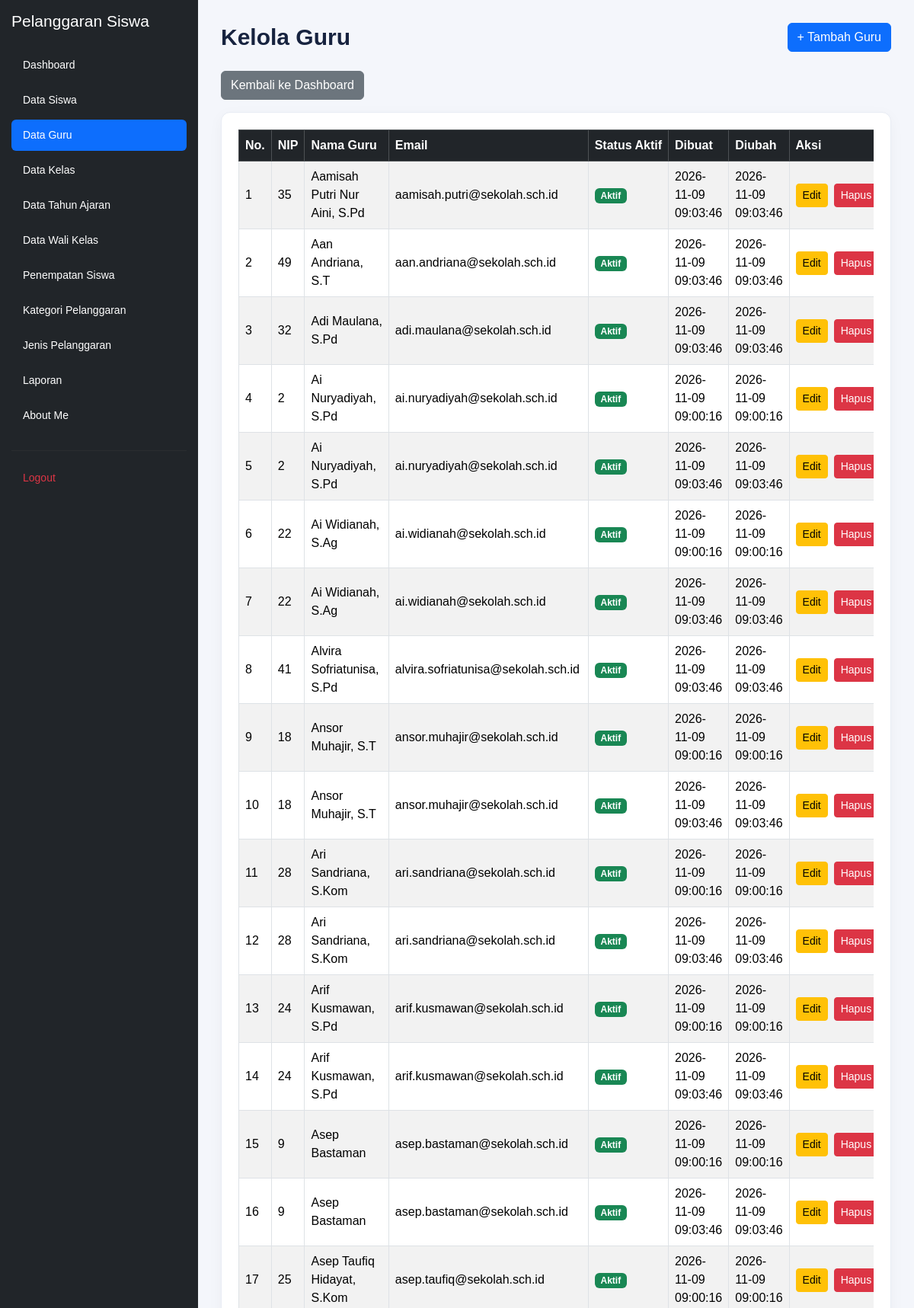
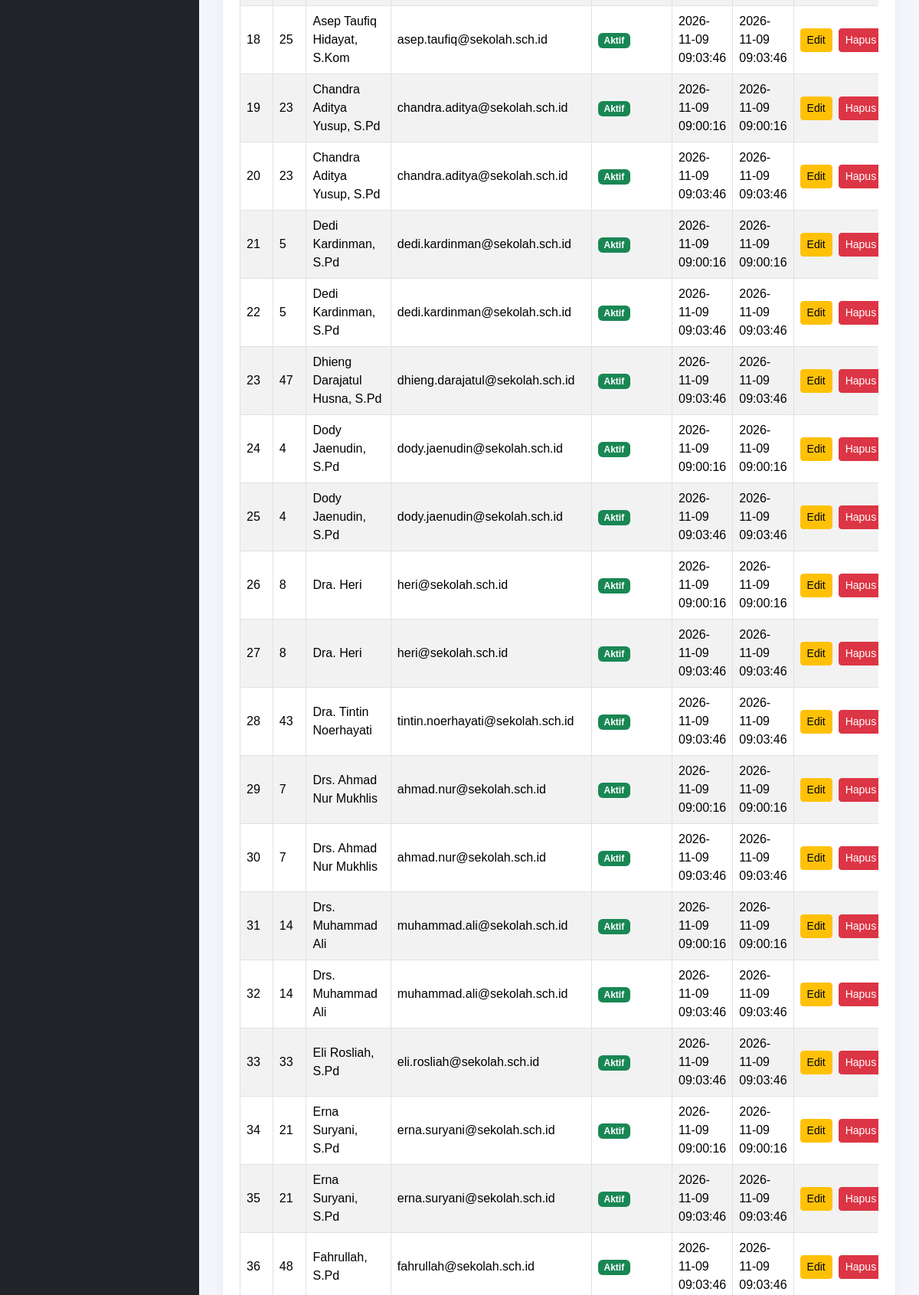
Page /kelola_guru.php (signed in, upper part) on the committed database (2 pictures, top to bottom).
### tables this page shows
CREATE TABLE `t_guru` (
  `id` int(11) NOT NULL,
  `nip` varchar(30) NOT NULL,
  `nama` varchar(150) DEFAULT NULL,
  `email` varchar(150) NOT NULL,
  `status_aktif` tinyint(1) NOT NULL,
  `user_id` int(11) NOT NULL,
  `created_at` timestamp NOT NULL DEFAULT current_timestamp(),
  `updated_at` timestamp NOT NULL DEFAULT current_timestamp()
);

### kelola_guru.php (the view, shortened to what this page needs)
<?php
include 'config/koneksi.php';
$sql = "SELECT * FROM t_guru ORDER BY nama ASC";
$hasil = mysqli_query($koneksi, $sql);
?>
<!DOCTYPE html>
<html lang="id">
<head>
    <link href="https://cdn.jsdelivr.net/npm/bootstrap@5.3.8/dist/css/bootstrap.min.css"
          rel="stylesheet">
    <link href="https://cdn.datatables.net/2.3.4/css/dataTables.bootstrap5.min.css"
          rel="stylesheet">
    <link rel="stylesheet" href="layout/style.css">
</head>
<body>
<div class="app-layout">
    <?php include 'layout/sidebar.php'; ?>
    <main class="content-area">
        <div class="page-header">
            <h1 class="page-title">Kelola Guru</h1>
            <a href="tambah_guru.php" class="btn btn-primary">
                + Tambah Guru
            </a>
        </div>
        <div class="mb-3">
            <a href="dashboard.php" class="btn btn-secondary">
                Kembali ke Dashboard
            </a>
        </div>
        <div class="card table-card">
            <div class="card-body">
                <div class="table-responsive">
                    <table id="tabelGuru"
                           class="table table-striped table-bordered table-hover align-middle">
                        <thead class="table-dark">
                            <tr>
                                <th>No.</th>
                                <th>NIP</th>
                                <th>Nama Guru</th>
                                <th>Email</th>
                                <th>Status Aktif</th>
                                <th>Dibuat</th>
                                <th>Diubah</th>
                                <th>Aksi</th>
                            </tr>
                        </thead>
                        <tbody>
                            <?php
                            $no = 1;
                            while ($row = mysqli_fetch_assoc($hasil)) {
                            ?>
                            <tr>
                                <td><?= $no++ ?></td>
                                <td>
                                    <?= htmlspecialchars($row['nip'] ?? '') ?>
                                </td>
                                <td>
                                    <?= htmlspecialchars($row['nama'] ?? '') ?>
                                </td>
                                <td>
                                    <?= htmlspecialchars($row['email'] ?? '') ?>
                                </td>
                                <td>
                                    <?php if (($row['status_aktif'] ?? 0) == 1) { ?>
                                        <span class="badge bg-success">
                                            Aktif
                                        </span>
                                    <?php } else { ?>
                                        <span class="badge bg-danger">
                                            Tidak Aktif
                                        </span>
                                    <?php } ?>
                                </td>
                                <td>
                                    <?= htmlspecialchars($row['created_at'] ?? '') ?>
                                </td>
                                <td>
                                    <?= htmlspecialchars($row['updated_at'] ?? '') ?>
                                </td>
                                <td class="text-nowrap">
                                    <div class="d-flex gap-2">
                                        <a href="edit_guru.php?id=<?= urlencode((string)$row['id']) ?>"
                                           class="btn btn-warning btn-sm">
                                            Edit
                                        </a>
                                        <a href="hapus_guru.php?id=<?= urlencode((string)$row['id']) ?>"
                                           class="btn btn-danger btn-sm"
                                           onclick="return confirm('Yakin ingin menghapus data guru ini?');">
                                            Hapus
                                        </a>
                                    </div>
                                </td>
                            </tr>
                            <?php } ?>
                        </tbody>
                    </table>
                </div>
            </div>
        </div>
    </main>
</div>
</body>
</html>

### layout/style.css (style rules this page uses)
:root { --primary: #3659d9; --navy: #17233f; --background: #f4f6fb; --text-muted: #778198; --border: #e8ecf4; }
* { box-sizing: border-box; }
body { margin: 0; font-family: 'Poppins', sans-serif; background: var(--background); color: var(--navy); }
.page-header { margin-bottom: 28px; }
.page-title { font-size: 27px; font-weight: 700; margin-top: 7px; }

### kelola_guru.php (style rules this page uses)
.app-layout { display: flex; align-items: stretch; width: 100%; min-height: 100vh; }
.content-area { flex: 1 1 0; min-width: 0; padding: 30px; min-height: 100vh; background: #f4f6fb; }
.page-header { display: flex; justify-content: space-between; align-items: center; flex-wrap: wrap; gap: 15px; margin-bottom: 25px; }
.page-title { margin: 0; font-size: 30px; font-weight: 700; color: #17233f; }
.table-card { width: 100%; max-width: 100%; border: 1px solid #e8ecf4; border-radius: 12px; background: #fff; box-shadow: 0 5px 20px rgba(23, 35, 63, 0.04); }
.table-card .card-body { min-width: 0; padding: 22px; }
.table-responsive { width: 100%; }
#tabelGuru { width: 100% !important; }
#tabelGuru th { white-space: nowrap; vertical-align: middle; }
#tabelGuru td { vertical-align: middle; }

### rows in the picture
t_guru: nip "35", nama "Aamisah Putri Nur Aini, S.Pd", email "aamisah.putri@sekolah.sch.id", status_aktif "Aktif", created_at "2026-11-09 09:03:46", updated_at "2026-11-09 09:03:46"
t_guru: nip "49", nama "Aan Andriana, S.T", email "aan.andriana@sekolah.sch.id", status_aktif "Aktif", created_at "2026-11-09 09:03:46", updated_at "2026-11-09 09:03:46"
t_guru: nip "32", nama "Adi Maulana, S.Pd", email "adi.maulana@sekolah.sch.id", status_aktif "Aktif", created_at "2026-11-09 09:03:46", updated_at "2026-11-09 09:03:46"
t_guru: nip "2", nama "Ai Nuryadiyah, S.Pd", email "ai.nuryadiyah@sekolah.sch.id", status_aktif "Aktif", created_at "2026-11-09 09:00:16", updated_at "2026-11-09 09:00:16"
t_guru: nip "2", nama "Ai Nuryadiyah, S.Pd", email "ai.nuryadiyah@sekolah.sch.id", status_aktif "Aktif", created_at "2026-11-09 09:03:46", updated_at "2026-11-09 09:03:46"
t_guru: nip "22", nama "Ai Widianah, S.Ag", email "ai.widianah@sekolah.sch.id", status_aktif "Aktif", created_at "2026-11-09 09:00:16", updated_at "2026-11-09 09:00:16"
t_guru: nip "22", nama "Ai Widianah, S.Ag", email "ai.widianah@sekolah.sch.id", status_aktif "Aktif", created_at "2026-11-09 09:03:46", updated_at "2026-11-09 09:03:46"
t_guru: nip "41", nama "Alvira Sofriatunisa, S.Pd", email "alvira.sofriatunisa@sekolah.sch.id", status_aktif "Aktif", created_at "2026-11-09 09:03:46", updated_at "2026-11-09 09:03:46"
t_guru: nip "18", nama "Ansor Muhajir, S.T", email "ansor.muhajir@sekolah.sch.id", status_aktif "Aktif", created_at "2026-11-09 09:00:16", updated_at "2026-11-09 09:00:16"
t_guru: nip "18", nama "Ansor Muhajir, S.T", email "ansor.muhajir@sekolah.sch.id", status_aktif "Aktif", created_at "2026-11-09 09:03:46", updated_at "2026-11-09 09:03:46"
t_guru: nip "28", nama "Ari Sandriana, S.Kom", email "ari.sandriana@sekolah.sch.id", status_aktif "Aktif", created_at "2026-11-09 09:00:16", updated_at "2026-11-09 09:00:16"
t_guru: nip "28", nama "Ari Sandriana, S.Kom", email "ari.sandriana@sekolah.sch.id", status_aktif "Aktif", created_at "2026-11-09 09:03:46", updated_at "2026-11-09 09:03:46"
t_guru: nip "24", nama "Arif Kusmawan, S.Pd", email "arif.kusmawan@sekolah.sch.id", status_aktif "Aktif", created_at "2026-11-09 09:00:16", updated_at "2026-11-09 09:00:16"
t_guru: nip "24", nama "Arif Kusmawan, S.Pd", email "arif.kusmawan@sekolah.sch.id", status_aktif "Aktif", created_at "2026-11-09 09:03:46", updated_at "2026-11-09 09:03:46"
t_guru: nip "9", nama "Asep Bastaman", email "asep.bastaman@sekolah.sch.id", status_aktif "Aktif", created_at "2026-11-09 09:00:16", updated_at "2026-11-09 09:00:16"
t_guru: nip "9", nama "Asep Bastaman", email "asep.bastaman@sekolah.sch.id", status_aktif "Aktif", created_at "2026-11-09 09:03:46", updated_at "2026-11-09 09:03:46"
t_guru: nip "25", nama "Asep Taufiq Hidayat, S.Kom", email "asep.taufiq@sekolah.sch.id", status_aktif "Aktif", created_at "2026-11-09 09:00:16", updated_at "2026-11-09 09:00:16"
t_guru: nip "25", nama "Asep Taufiq Hidayat, S.Kom", email "asep.taufiq@sekolah.sch.id", status_aktif "Aktif", created_at "2026-11-09 09:03:46", updated_at "2026-11-09 09:03:46"
t_guru: nip "23", nama "Chandra Aditya Yusup, S.Pd", email "chandra.aditya@sekolah.sch.id", status_aktif "Aktif", created_at "2026-11-09 09:00:16", updated_at "2026-11-09 09:00:16"
t_guru: nip "23", nama "Chandra Aditya Yusup, S.Pd", email "chandra.aditya@sekolah.sch.id", status_aktif "Aktif", created_at "2026-11-09 09:03:46", updated_at "2026-11-09 09:03:46"
t_guru: nip "5", nama "Dedi Kardinman, S.Pd", email "dedi.kardinman@sekolah.sch.id", status_aktif "Aktif", created_at "2026-11-09 09:00:16", updated_at "2026-11-09 09:00:16"
t_guru: nip "5", nama "Dedi Kardinman, S.Pd", email "dedi.kardinman@sekolah.sch.id", status_aktif "Aktif", created_at "2026-11-09 09:03:46", updated_at "2026-11-09 09:03:46"
t_guru: nip "47", nama "Dhieng Darajatul Husna, S.Pd", email "dhieng.darajatul@sekolah.sch.id", status_aktif "Aktif", created_at "2026-11-09 09:03:46", updated_at "2026-11-09 09:03:46"
t_guru: nip "4", nama "Dody Jaenudin, S.Pd", email "dody.jaenudin@sekolah.sch.id", status_aktif "Aktif", created_at "2026-11-09 09:00:16", updated_at "2026-11-09 09:00:16"
t_guru: nip "4", nama "Dody Jaenudin, S.Pd", email "dody.jaenudin@sekolah.sch.id", status_aktif "Aktif", created_at "2026-11-09 09:03:46", updated_at "2026-11-09 09:03:46"
t_guru: nip "8", nama "Dra. Heri", email "heri@sekolah.sch.id", status_aktif "Aktif", created_at "2026-11-09 09:00:16", updated_at "2026-11-09 09:00:16"
t_guru: nip "8", nama "Dra. Heri", email "heri@sekolah.sch.id", status_aktif "Aktif", created_at "2026-11-09 09:03:46", updated_at "2026-11-09 09:03:46"
t_guru: nip "43", nama "Dra. Tintin Noerhayati", email "tintin.noerhayati@sekolah.sch.id", status_aktif "Aktif", created_at "2026-11-09 09:03:46", updated_at "2026-11-09 09:03:46"
t_guru: nip "7", nama "Drs. Ahmad Nur Mukhlis", email "ahmad.nur@sekolah.sch.id", status_aktif "Aktif", created_at "2026-11-09 09:00:16", updated_at "2026-11-09 09:00:16"
t_guru: nip "7", nama "Drs. Ahmad Nur Mukhlis", email "ahmad.nur@sekolah.sch.id", status_aktif "Aktif", created_at "2026-11-09 09:03:46", updated_at "2026-11-09 09:03:46"
t_guru: nip "14", nama "Drs. Muhammad Ali", email "muhammad.ali@sekolah.sch.id", status_aktif "Aktif", created_at "2026-11-09 09:00:16", updated_at "2026-11-09 09:00:16"
t_guru: nip "14", nama "Drs. Muhammad Ali", email "muhammad.ali@sekolah.sch.id", status_aktif "Aktif", created_at "2026-11-09 09:03:46", updated_at "2026-11-09 09:03:46"
t_guru: nip "33", nama "Eli Rosliah, S.Pd", email "eli.rosliah@sekolah.sch.id", status_aktif "Aktif", created_at "2026-11-09 09:03:46", updated_at "2026-11-09 09:03:46"
t_guru: nip "21", nama "Erna Suryani, S.Pd", email "erna.suryani@sekolah.sch.id", status_aktif "Aktif", created_at "2026-11-09 09:00:16", updated_at "2026-11-09 09:00:16"
t_guru: nip "21", nama "Erna Suryani, S.Pd", email "erna.suryani@sekolah.sch.id", status_aktif "Aktif", created_at "2026-11-09 09:03:46", updated_at "2026-11-09 09:03:46"
t_guru: nip "48", nama "Fahrullah, S.Pd", email "fahrullah@sekolah.sch.id", status_aktif "Aktif", created_at "2026-11-09 09:03:46", updated_at "2026-11-09 09:03:46"
